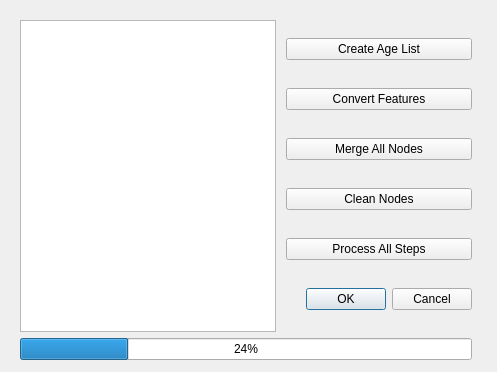
<?xml version="1.0" encoding="UTF-8"?>
<ui version="4.0">
 <class>TopoChroniaCreateNodeGridDialog</class>
 <widget class="QDialog" name="TopoChroniaCreateNodeGridDialog">
  <property name="geometry">
   <rect>
    <x>0</x>
    <y>0</y>
    <width>497</width>
    <height>372</height>
   </rect>
  </property>
  <property name="windowTitle">
   <string>TopoChronia Phase I: Create Node Grid</string>
  </property>
  <widget class="QWidget" name="layoutWidget">
   <property name="geometry">
    <rect>
     <x>20</x>
     <y>20</y>
     <width>452</width>
     <height>340</height>
    </rect>
   </property>
   <layout class="QVBoxLayout" name="verticalLayout_2">
    <item>
     <layout class="QHBoxLayout" name="horizontalLayout">
      <property name="spacing">
       <number>10</number>
      </property>
      <item>
       <widget class="QListWidget" name="age_listWidget"/>
      </item>
      <item>
       <layout class="QVBoxLayout" name="verticalLayout">
        <property name="spacing">
         <number>10</number>
        </property>
        <item>
         <widget class="QPushButton" name="Action_CreateAllAgeList_pushButton">
          <property name="text">
           <string>Create Age List</string>
          </property>
         </widget>
        </item>
        <item>
         <widget class="QPushButton" name="Action_FeatureConversion_pushButton">
          <property name="text">
           <string>Convert Features</string>
          </property>
         </widget>
        </item>
        <item>
         <widget class="QPushButton" name="Action_MergeNodes_pushButton">
          <property name="text">
           <string>Merge All Nodes</string>
          </property>
         </widget>
        </item>
        <item>
         <widget class="QPushButton" name="Action_CleanNodes_pushButton">
          <property name="text">
           <string>Clean Nodes</string>
          </property>
         </widget>
        </item>
        <item>
         <widget class="QPushButton" name="Action_ProcessEverything_pushButton">
          <property name="text">
           <string>Process All Steps</string>
          </property>
         </widget>
        </item>
        <item>
         <widget class="QDialogButtonBox" name="button_box">
          <property name="orientation">
           <enum>Qt::Horizontal</enum>
          </property>
          <property name="standardButtons">
           <set>QDialogButtonBox::Cancel|QDialogButtonBox::Ok</set>
          </property>
         </widget>
        </item>
       </layout>
      </item>
     </layout>
    </item>
    <item>
     <widget class="QProgressBar" name="progressBar">
      <property name="value">
       <number>24</number>
      </property>
     </widget>
    </item>
   </layout>
  </widget>
 </widget>
 <resources/>
 <connections>
  <connection>
   <sender>button_box</sender>
   <signal>accepted()</signal>
   <receiver>TopoChroniaCreateNodeGridDialog</receiver>
   <slot>accept()</slot>
   <hints>
    <hint type="sourcelabel">
     <x>20</x>
     <y>20</y>
    </hint>
    <hint type="destinationlabel">
     <x>20</x>
     <y>20</y>
    </hint>
   </hints>
  </connection>
  <connection>
   <sender>button_box</sender>
   <signal>rejected()</signal>
   <receiver>TopoChroniaCreateNodeGridDialog</receiver>
   <slot>reject()</slot>
   <hints>
    <hint type="sourcelabel">
     <x>20</x>
     <y>20</y>
    </hint>
    <hint type="destinationlabel">
     <x>20</x>
     <y>20</y>
    </hint>
   </hints>
  </connection>
 </connections>
</ui>
